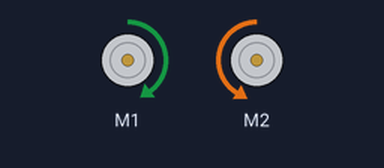
Bench run of a sketch on a simulated Arduino Uno, built with avr-gcc and run on an emulated ATmega328P. On the bench: 2 × DC motor (green arrow = forward, orange = backward, longer = faster). What the sketch prints to the serial monitor is not drawn.

Above: at 0.5 s.
At 3.5 s:
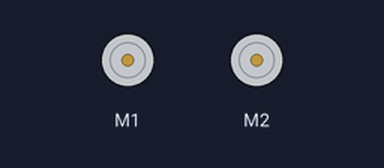
Timing chart, 0 to 7.9 s (numbered marks = the images above):
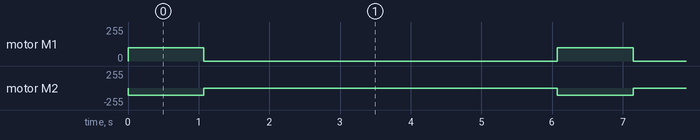

Measured:
- by itself, motor M1: alternates forward 100/255 for 1.1 s and stopped for 5.0 s
- by itself, motor M2: alternates backward 106/255 for 1.1 s and stopped for 5.0 s

The sketch:

LegacyBotSpin.ino
```cpp
#include <AFMotor.h>

AF_DCMotor motorRight(1, MOTOR12_64KHZ); // create motor #2, 64KHz pwm
AF_DCMotor motorLeft(2, MOTOR12_64KHZ); // create motor #2, 64KHz pwm

void setup() {
  Serial.begin(9600);           // set up Serial library at 9600 bps
  Serial.println("Motor test!");

  motorRight.setSpeed(100);     // set the speed to 200/255
  motorLeft.setSpeed(106);     // set the speed to 200/255
}

void loop() {
  Serial.print("tick");

  motorRight.run(FORWARD);      // turn it on going forward
  motorLeft.run(BACKWARD);      // turn it on going forward
  delay(1073);

  Serial.print("tack");
  motorRight.run(RELEASE);      // stopped
  motorLeft.run(RELEASE);      // stopped
  delay(5000);
}
```
